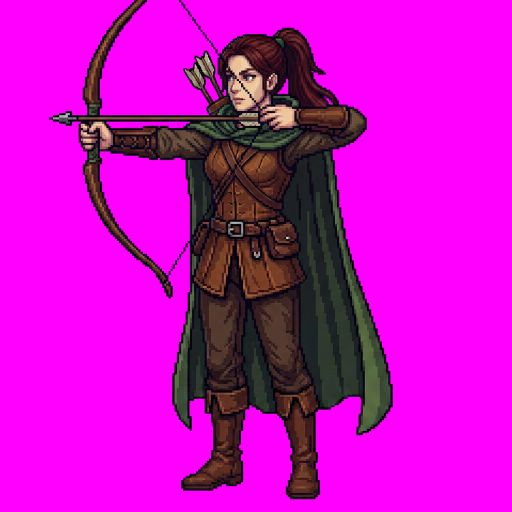
#> input picture referencias/characters/battle/rw_hero_archer_atk.png, 1024 x 1024 px (shown at 1/2 size)
$ python -i remove_bg.py   (imports and definitions only)
#> lines starting #> are read from the running program, lines starting #| are printed output that depends on the picture; after the words box and inside, x2 and y2 are one past the last pixel; in counts of white or black regions, pixels touching at a corner belong together
#> in process, arr is the input picture: shape (1024, 1024, 3); mean R, G, B 198.7, 12.2, 193.1
#!/usr/bin/env python3
"""remove_bg.py — master magenta (#FF00FF) → final transparente (RGBA).

Fluxo Relicwake (docs/13-regras-de-geracao.md):

  1. O gerador salva o master com fundo #FF00FF em `referencias/<taxonomia>`.
  2. `npm run assets:finalize` converte em PNG transparente em `assets/<taxonomia>`.
  3. O jogo carrega `assets/` direto — zero processamento em runtime.

Remoção segura (não causa "recortes" no sujeito):

  - O fundo é removido apenas por FLOOD a partir das bordas: componentes
    de pixels magenta-like conectados à borda viram alfa 0.
  - Pixels magenta-like DENTRO do sujeito (ilhas internas) viram buracos
    transparentes — nunca se remove sujeito por cor global.
  - Buracos minúsculos (<= HOLE_HEAL px, poeira de pipelines antigos)
    são cicatrizados com a cor média do anel opaco ao redor.

Uso:

  python3 remove_bg.py --all           # espelha referencias/ → assets/
  python3 remove_bg.py --src A --out B # um arquivo
  python3 remove_bg.py --check         # valida os finais em assets/
  python3 remove_bg.py --scan          # lista masters magenta sob assets/
"""

from __future__ import annotations

import argparse
import sys
from pathlib import Path

import numpy as np
from PIL import Image
from scipy import ndimage

ROOT = Path(__file__).resolve().parents[2]
REF = ROOT / "referencias"
ASSETS = ROOT / "assets"

HOLE_HEAL = 120      # px — buracos menores são cicatrizados
BORDER_RATIO = 0.02  # fração de borda magenta-like que classifica master


def mag_tint(a: np.ndarray) -> np.ndarray:
    """Pixels que leem como fundo magenta ou halo dele (nunca violeta #8D5BE8)."""
    r = a[..., 0].astype(np.int16)
    g = a[..., 1].astype(np.int16)
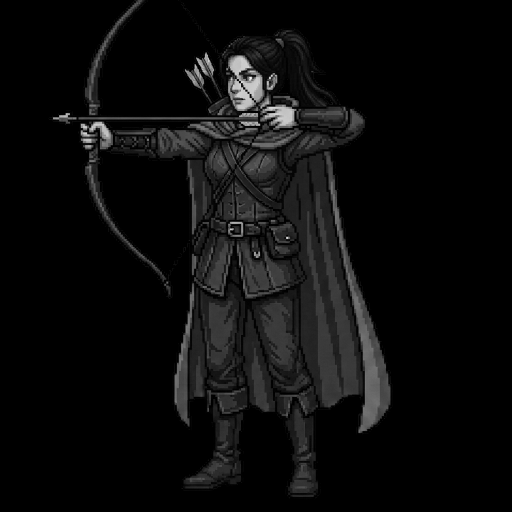
#> g: shape (1024, 1024) int16 (shown at 1/2 size); min 0, max 255, mean 12.2
    b = a[..., 2].astype(np.int16)
    return (r > 150) & (b > 150) & (g < np.minimum(r, b) - 80)
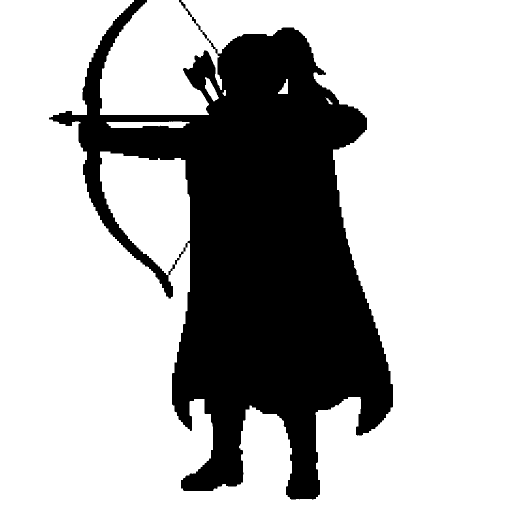
#> returned value: shape (1024, 1024) bool (shown at 1/2 size); 71.2% white; 1 black region, box (x1, y1, x2, y2) and area: (98, 0, 786, 999) 302495


def edge_components(mask: np.ndarray) -> np.ndarray:
    """Componentes conectados de `mask` que tocam a borda da imagem."""
    lbl, n = ndimage.label(mask)
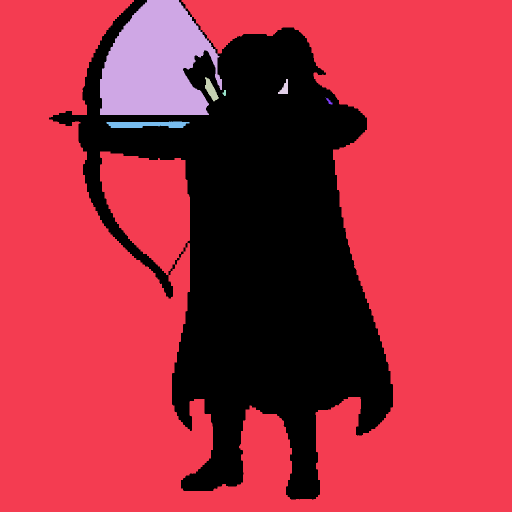
#> lbl: shape (1024, 1024) int32 (shown at 1/2 size); 9 distinct labels, from 0 to 8; one colour per label, 0 black
#> n = 8
    h, w = mask.shape
#> h = 1024; w = 1024
    touch = np.zeros(n + 1, dtype=bool)
    touch[lbl[0, :]] = True
    touch[lbl[-1, :]] = True
    touch[lbl[:, 0]] = True
    touch[lbl[:, -1]] = True
    bg = np.zeros(mask.shape, dtype=bool)
    for i in range(1, n + 1):
        if touch[i]:
            bg |= lbl == i
#> this loop made 8 passes
#> pass 2, in edge_components, `bg |= lbl == i`:
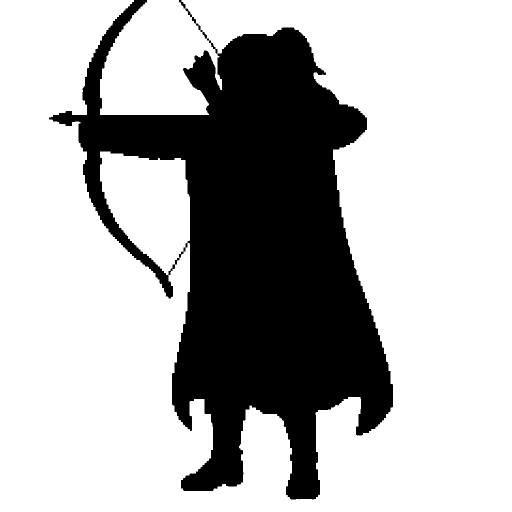
#> bg: shape (1024, 1024) bool (shown at 1/2 size); 70.9% white; 1 black region, box (x1, y1, x2, y2) and area: (98, 0, 786, 999) 305235
    return bg


# [14 lines left out: function border_ratio, not called in this run]


def remove_bg(arr: np.ndarray) -> tuple[np.ndarray, int, int]:
    """Retorna (RGBA, buracos cicatrizados, vãos transparentes restantes)."""
    mag = mag_tint(arr)
    bg = edge_components(mag)
    bg |= mag & ~bg  # ilhas magenta internas → transparentes
    subject = ~bg

    out = arr.copy()
    holes_lbl, hn = ndimage.label(~subject)
#> hn = 8
    h, w = subject.shape
#> h = 1024; w = 1024
    touch = np.zeros(hn + 1, dtype=bool)
    touch[holes_lbl[0, :]] = True
    touch[holes_lbl[-1, :]] = True
    touch[holes_lbl[:, 0]] = True
    touch[holes_lbl[:, -1]] = True

    healed = 0
    gaps = 0
    for i in range(1, hn + 1):
        if touch[i]:
            continue
        comp = holes_lbl == i
        size = int(comp.sum())
        if size <= HOLE_HEAL:
            ring = ndimage.binary_dilation(comp, iterations=2) & subject
            ys, xs = np.nonzero(ring)
            for c in range(3):
                out[comp, c] = int(np.round(np.mean(arr[ys, xs, c])))
            healed += 1
        else:
            gaps += 1
#> this loop made 8 passes
#> (size, ys, xs) on pass 6: (1, [193, 194, 194, 194, 195, 195, 195, 195, 196, 196, 196, 197], [651, 650, 651, 652, 649, 650, 652, 653, 650, 651, 652, 651])
#> size on passes 3, 4, 5, 7, 8: 627, 315, 59, 68, 1670
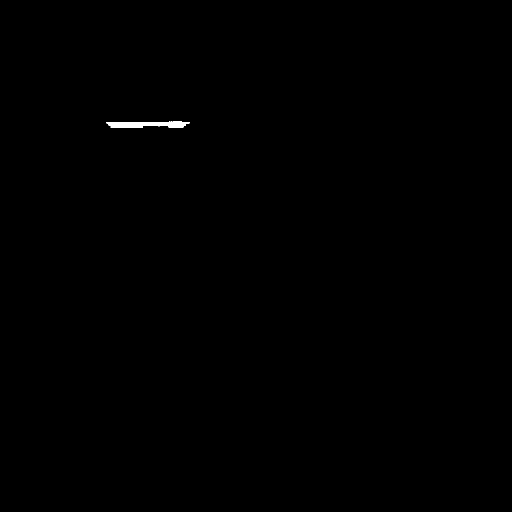
#> comp: shape (1024, 1024) bool (shown at 1/2 size); 0.16% white; 1 white region, box (x1, y1, x2, y2) and area: (213, 243, 379, 256) 1670
#> out: shape (1024, 1024, 3); 0.01% of pixels changed, all inside (x1, y1, x2, y2) = (445, 180, 665, 209)
#> ring: shape (1024, 1024) bool; 0.01% white in thin lines or dots, all inside (x1, y1, x2, y2) = (650, 194, 667, 211)
#> after the loop, gaps = 3; healed = 3

    out[~subject] = 0  # RGB zero sob transparência (evita fringe em ferramentas)
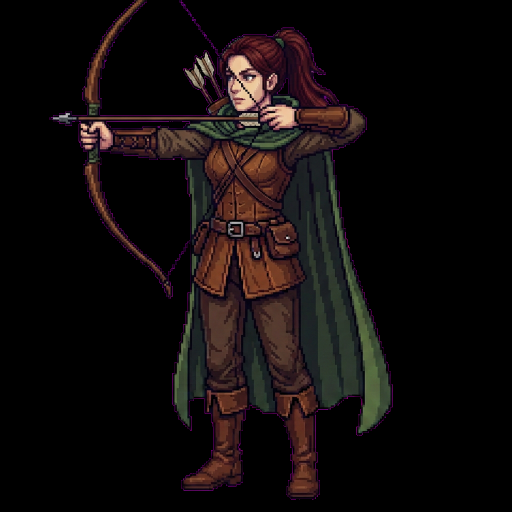
#> out: shape (1024, 1024, 3) (shown at 1/2 size); mean R, G, B 17.5, 12.1, 11.9
    alpha = np.where(subject, 255, 0).astype(np.uint8)
    return np.dstack([out, alpha]), healed, gaps


def process(src: Path, dst: Path) -> None:
    arr = np.asarray(Image.open(src).convert("RGB")).astype(np.uint8)
    rgba, healed, gaps = remove_bg(arr)
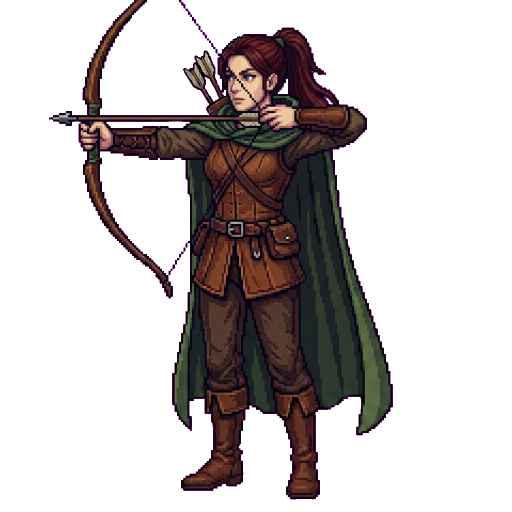
#> rgba: shape (1024, 1024, 4) (shown at 1/2 size); mean R, G, B, A 17.5, 12.1, 11.9, 73.6; transparent parts drawn white
#> healed = 3; gaps = 3
#> (the run stopped early here; a loop or call above may not have finished)

$ run again, on referencias/enemies/rw_enemy_boss_ash_wyrm_atk.png
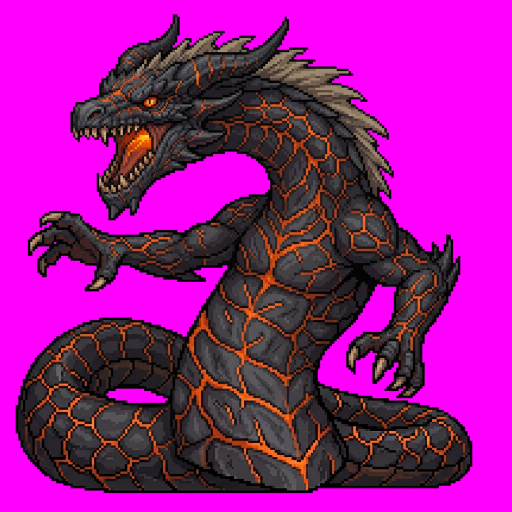
#> input picture referencias/enemies/rw_enemy_boss_ash_wyrm_atk.png, 1024 x 1024 px (shown at 1/2 size)
#> in process, arr is the input picture: shape (1024, 1024, 3); mean R, G, B 153.6, 23.5, 143
#> lbl: shape (1024, 1024) int32; 6 distinct labels, from 0 to 5
#> n = 5
#> subject: shape (1024, 1024) bool; 52.7% white; 5 black regions (3 under 20 px), largest, box (x1, y1, x2, y2) and area: (0, 0, 1024, 1024) 493080, (213, 778, 335, 806) 2466
#> the loop in remove_bg, `for i in range(1, hn + 1):` made 5 passes
#> size on passes 2 to 5: 17, 15, 16, 2466
#> after the loop in remove_bg, `for i in range(1, hn + 1):`: gaps = 1; healed = 3
#> in process, `rgba, healed, gaps = remove_bg(arr)`:
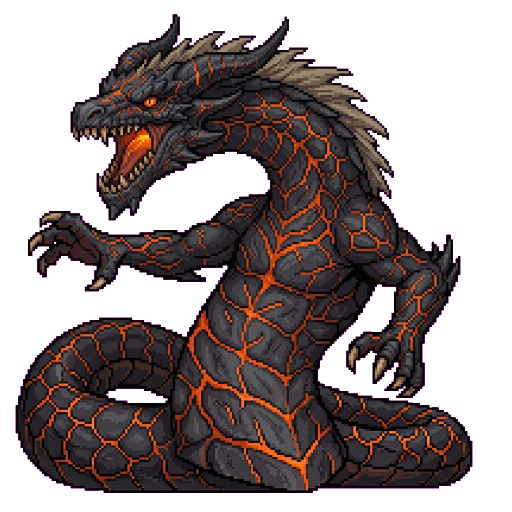
#> rgba: shape (1024, 1024, 4) (shown at 1/2 size); mean R, G, B, A 33.4, 23.4, 22.8, 134.5; transparent parts drawn white
#> in process, `rgba, healed, gaps = remove_bg(arr)`: gaps = 1
